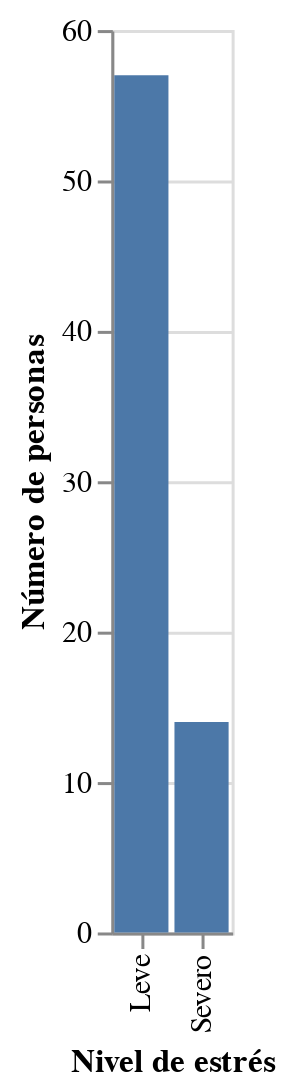

Notebook source saved alongside this figure:
### Code cell
import altair as alt
import pandas as pd

source = pd.DataFrame({
    'Nivel de estrés': ['Leve', 'Severo'], #se considera el nivel moderado dentro de leve y el nivel normal no se considera
    'Número de personas': [57, 14]
})

alt.Chart(source).mark_bar().encode(
    x='Nivel de estrés',
    y='Número de personas'
)

### Figure 1 — Vega-Lite specification as saved in the notebook (floating-point values rounded to 4 significant figures)
{"config": {"view": {"continuousWidth": 400, "continuousHeight": 300}}, "data": {"name": "data-019ce5c8418e26cdf3cdf32dece66662"}, "mark": "bar", "encoding": {"x": {"field": "Nivel de estrés", "type": "nominal"}, "y": {"field": "Número de personas", "type": "quantitative"}}, "$schema": "https://vega.github.io/schema/vega-lite/v4.17.0.json", "datasets": {"data-019ce5c8418e26cdf3cdf32dece66662": [{"Nivel de estrés": "Leve", "Número de personas": 57}, {"Nivel de estrés": "Severo", "Número de personas": 14}]}}
